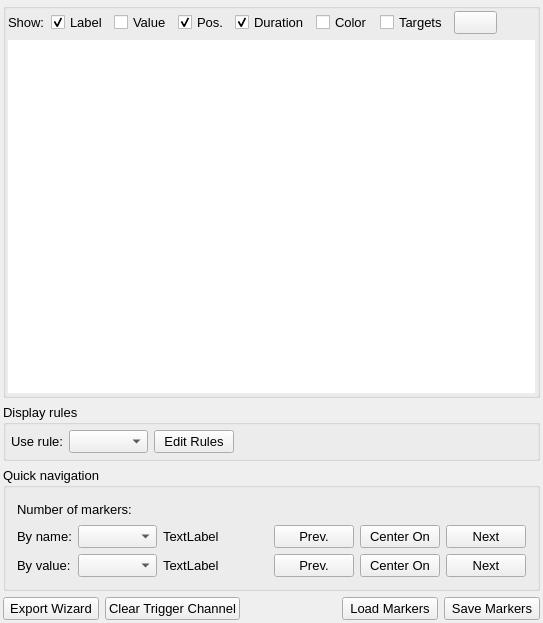
<?xml version="1.0" encoding="UTF-8"?>
<ui version="4.0">
 <class>MarkersManagerSettingsClass</class>
 <widget class="QWidget" name="MarkersManagerSettingsClass">
  <property name="geometry">
   <rect>
    <x>0</x>
    <y>0</y>
    <width>543</width>
    <height>623</height>
   </rect>
  </property>
  <property name="sizePolicy">
   <sizepolicy hsizetype="Preferred" vsizetype="Preferred">
    <horstretch>0</horstretch>
    <verstretch>0</verstretch>
   </sizepolicy>
  </property>
  <property name="minimumSize">
   <size>
    <width>0</width>
    <height>0</height>
   </size>
  </property>
  <property name="maximumSize">
   <size>
    <width>16777215</width>
    <height>16777215</height>
   </size>
  </property>
  <property name="font">
   <font>
    <family>MS Shell Dlg 2</family>
    <pointsize>10</pointsize>
   </font>
  </property>
  <property name="windowTitle">
   <string>Markers Manager</string>
  </property>
  <property name="windowIcon">
   <iconset>
    <normaloff>:/images/AnyWave_logo.jpg</normaloff>:/images/AnyWave_logo.jpg</iconset>
  </property>
  <layout class="QVBoxLayout" name="verticalLayout_3">
   <property name="leftMargin">
    <number>3</number>
   </property>
   <property name="topMargin">
    <number>3</number>
   </property>
   <property name="rightMargin">
    <number>3</number>
   </property>
   <property name="bottomMargin">
    <number>3</number>
   </property>
   <item>
    <layout class="QVBoxLayout" name="verticalLayout_2">
     <property name="sizeConstraint">
      <enum>QLayout::SetDefaultConstraint</enum>
     </property>
     <item>
      <widget class="QGroupBox" name="groupBox">
       <property name="sizePolicy">
        <sizepolicy hsizetype="Preferred" vsizetype="Expanding">
         <horstretch>0</horstretch>
         <verstretch>0</verstretch>
        </sizepolicy>
       </property>
       <property name="title">
        <string/>
       </property>
       <layout class="QGridLayout" name="gridLayout_4">
        <property name="leftMargin">
         <number>2</number>
        </property>
        <property name="topMargin">
         <number>2</number>
        </property>
        <property name="rightMargin">
         <number>2</number>
        </property>
        <property name="bottomMargin">
         <number>2</number>
        </property>
        <item row="0" column="0">
         <layout class="QHBoxLayout" name="horizontalLayout_4">
          <item>
           <widget class="QLabel" name="label_5">
            <property name="text">
             <string>Show:</string>
            </property>
           </widget>
          </item>
          <item>
           <widget class="QCheckBox" name="checkLabel">
            <property name="text">
             <string>Label</string>
            </property>
            <property name="checked">
             <bool>true</bool>
            </property>
           </widget>
          </item>
          <item>
           <widget class="QCheckBox" name="checkValue">
            <property name="text">
             <string>Value</string>
            </property>
           </widget>
          </item>
          <item>
           <widget class="QCheckBox" name="checkPos">
            <property name="text">
             <string>Pos.</string>
            </property>
            <property name="checked">
             <bool>true</bool>
            </property>
           </widget>
          </item>
          <item>
           <widget class="QCheckBox" name="checkDuration">
            <property name="text">
             <string>Duration</string>
            </property>
            <property name="checked">
             <bool>true</bool>
            </property>
           </widget>
          </item>
          <item>
           <widget class="QCheckBox" name="checkColor">
            <property name="text">
             <string>Color</string>
            </property>
           </widget>
          </item>
          <item>
           <widget class="QCheckBox" name="checkTargets">
            <property name="text">
             <string>Targets</string>
            </property>
           </widget>
          </item>
          <item>
           <widget class="QPushButton" name="buttonHisto">
            <property name="toolTip">
             <string>Markers statistics</string>
            </property>
            <property name="text">
             <string/>
            </property>
            <property name="icon">
             <iconset resource="../../../resources/AnyWave.qrc">
              <normaloff>:/images/histogram.png</normaloff>:/images/histogram.png</iconset>
            </property>
            <property name="iconSize">
             <size>
              <width>32</width>
              <height>32</height>
             </size>
            </property>
           </widget>
          </item>
          <item>
           <spacer name="horizontalSpacer_6">
            <property name="orientation">
             <enum>Qt::Horizontal</enum>
            </property>
            <property name="sizeHint" stdset="0">
             <size>
              <width>40</width>
              <height>20</height>
             </size>
            </property>
           </spacer>
          </item>
         </layout>
        </item>
        <item row="1" column="0">
         <widget class="AwMarkerTableView" name="tvMarkers">
          <property name="sizePolicy">
           <sizepolicy hsizetype="Expanding" vsizetype="Expanding">
            <horstretch>0</horstretch>
            <verstretch>0</verstretch>
           </sizepolicy>
          </property>
          <property name="toolTip">
           <string>Markers currently shown depending on Display rule used</string>
          </property>
          <property name="frameShape">
           <enum>QFrame::NoFrame</enum>
          </property>
          <property name="frameShadow">
           <enum>QFrame::Plain</enum>
          </property>
          <property name="sizeAdjustPolicy">
           <enum>QAbstractScrollArea::AdjustToContentsOnFirstShow</enum>
          </property>
          <property name="autoScroll">
           <bool>true</bool>
          </property>
          <property name="editTriggers">
           <set>QAbstractItemView::AnyKeyPressed|QAbstractItemView::DoubleClicked|QAbstractItemView::EditKeyPressed</set>
          </property>
          <property name="dragEnabled">
           <bool>false</bool>
          </property>
          <property name="dragDropOverwriteMode">
           <bool>false</bool>
          </property>
          <property name="dragDropMode">
           <enum>QAbstractItemView::DragDrop</enum>
          </property>
          <property name="alternatingRowColors">
           <bool>true</bool>
          </property>
          <property name="selectionMode">
           <enum>QAbstractItemView::ExtendedSelection</enum>
          </property>
          <property name="selectionBehavior">
           <enum>QAbstractItemView::SelectRows</enum>
          </property>
          <property name="horizontalScrollMode">
           <enum>QAbstractItemView::ScrollPerItem</enum>
          </property>
          <property name="sortingEnabled">
           <bool>true</bool>
          </property>
          <property name="cornerButtonEnabled">
           <bool>false</bool>
          </property>
          <attribute name="horizontalHeaderCascadingSectionResizes">
           <bool>true</bool>
          </attribute>
          <attribute name="horizontalHeaderDefaultSectionSize">
           <number>100</number>
          </attribute>
          <attribute name="horizontalHeaderMinimumSectionSize">
           <number>100</number>
          </attribute>
          <attribute name="horizontalHeaderStretchLastSection">
           <bool>true</bool>
          </attribute>
          <attribute name="verticalHeaderVisible">
           <bool>false</bool>
          </attribute>
         </widget>
        </item>
       </layout>
      </widget>
     </item>
     <item>
      <widget class="QGroupBox" name="groupBoxDisplayRules">
       <property name="sizePolicy">
        <sizepolicy hsizetype="Preferred" vsizetype="Preferred">
         <horstretch>0</horstretch>
         <verstretch>0</verstretch>
        </sizepolicy>
       </property>
       <property name="title">
        <string>Display rules</string>
       </property>
       <layout class="QGridLayout" name="gridLayout">
        <property name="leftMargin">
         <number>5</number>
        </property>
        <property name="topMargin">
         <number>5</number>
        </property>
        <property name="rightMargin">
         <number>5</number>
        </property>
        <property name="bottomMargin">
         <number>5</number>
        </property>
        <item row="0" column="0">
         <layout class="QHBoxLayout" name="horizontalLayout_2">
          <item>
           <widget class="QLabel" name="label">
            <property name="sizePolicy">
             <sizepolicy hsizetype="Preferred" vsizetype="Preferred">
              <horstretch>0</horstretch>
              <verstretch>0</verstretch>
             </sizepolicy>
            </property>
            <property name="text">
             <string>Use rule:</string>
            </property>
            <property name="scaledContents">
             <bool>true</bool>
            </property>
           </widget>
          </item>
          <item>
           <widget class="QComboBox" name="comboFilters">
            <property name="sizePolicy">
             <sizepolicy hsizetype="Preferred" vsizetype="Preferred">
              <horstretch>0</horstretch>
              <verstretch>0</verstretch>
             </sizepolicy>
            </property>
            <property name="sizeAdjustPolicy">
             <enum>QComboBox::AdjustToContents</enum>
            </property>
           </widget>
          </item>
          <item>
           <widget class="QPushButton" name="buttonEditRules">
            <property name="sizePolicy">
             <sizepolicy hsizetype="Preferred" vsizetype="Preferred">
              <horstretch>0</horstretch>
              <verstretch>0</verstretch>
             </sizepolicy>
            </property>
            <property name="text">
             <string>Edit Rules</string>
            </property>
           </widget>
          </item>
          <item>
           <spacer name="horizontalSpacer_2">
            <property name="orientation">
             <enum>Qt::Horizontal</enum>
            </property>
            <property name="sizeHint" stdset="0">
             <size>
              <width>40</width>
              <height>20</height>
             </size>
            </property>
           </spacer>
          </item>
         </layout>
        </item>
       </layout>
      </widget>
     </item>
     <item>
      <widget class="QGroupBox" name="groupBoxQuickNav">
       <property name="title">
        <string>Quick navigation</string>
       </property>
       <layout class="QGridLayout" name="gridLayout_3">
        <item row="0" column="0">
         <layout class="QVBoxLayout" name="verticalLayout">
          <item>
           <layout class="QHBoxLayout" name="horizontalLayout_3">
            <item>
             <widget class="QLabel" name="label_2">
              <property name="text">
               <string>Number of markers:</string>
              </property>
              <property name="scaledContents">
               <bool>true</bool>
              </property>
             </widget>
            </item>
            <item>
             <widget class="QLabel" name="labelTotal">
              <property name="sizePolicy">
               <sizepolicy hsizetype="Expanding" vsizetype="Preferred">
                <horstretch>0</horstretch>
                <verstretch>0</verstretch>
               </sizepolicy>
              </property>
              <property name="styleSheet">
               <string notr="true">color: rgb(0, 85, 255);</string>
              </property>
              <property name="text">
               <string/>
              </property>
             </widget>
            </item>
            <item>
             <spacer name="horizontalSpacer_3">
              <property name="orientation">
               <enum>Qt::Horizontal</enum>
              </property>
              <property name="sizeHint" stdset="0">
               <size>
                <width>40</width>
                <height>20</height>
               </size>
              </property>
             </spacer>
            </item>
           </layout>
          </item>
          <item>
           <layout class="QGridLayout" name="gridLayout_2">
            <item row="0" column="0">
             <widget class="QLabel" name="label_3">
              <property name="text">
               <string>By name:</string>
              </property>
             </widget>
            </item>
            <item row="0" column="1">
             <widget class="QComboBox" name="comboNames">
              <property name="sizePolicy">
               <sizepolicy hsizetype="Expanding" vsizetype="Preferred">
                <horstretch>0</horstretch>
                <verstretch>0</verstretch>
               </sizepolicy>
              </property>
              <property name="sizeAdjustPolicy">
               <enum>QComboBox::AdjustToContents</enum>
              </property>
             </widget>
            </item>
            <item row="0" column="2">
             <widget class="QLabel" name="labelNames">
              <property name="sizePolicy">
               <sizepolicy hsizetype="Expanding" vsizetype="Preferred">
                <horstretch>0</horstretch>
                <verstretch>0</verstretch>
               </sizepolicy>
              </property>
              <property name="text">
               <string>TextLabel</string>
              </property>
             </widget>
            </item>
            <item row="0" column="3">
             <spacer name="horizontalSpacer_4">
              <property name="orientation">
               <enum>Qt::Horizontal</enum>
              </property>
              <property name="sizeHint" stdset="0">
               <size>
                <width>13</width>
                <height>20</height>
               </size>
              </property>
             </spacer>
            </item>
            <item row="0" column="4">
             <widget class="QPushButton" name="buttonPrevName">
              <property name="sizePolicy">
               <sizepolicy hsizetype="Expanding" vsizetype="Preferred">
                <horstretch>0</horstretch>
                <verstretch>0</verstretch>
               </sizepolicy>
              </property>
              <property name="text">
               <string>Prev.</string>
              </property>
             </widget>
            </item>
            <item row="0" column="5">
             <widget class="QPushButton" name="buttonGoName">
              <property name="sizePolicy">
               <sizepolicy hsizetype="Expanding" vsizetype="Preferred">
                <horstretch>0</horstretch>
                <verstretch>0</verstretch>
               </sizepolicy>
              </property>
              <property name="text">
               <string>Center On</string>
              </property>
             </widget>
            </item>
            <item row="0" column="6">
             <widget class="QPushButton" name="buttonNextName">
              <property name="sizePolicy">
               <sizepolicy hsizetype="Expanding" vsizetype="Preferred">
                <horstretch>0</horstretch>
                <verstretch>0</verstretch>
               </sizepolicy>
              </property>
              <property name="text">
               <string>Next</string>
              </property>
             </widget>
            </item>
            <item row="1" column="0">
             <widget class="QLabel" name="label_4">
              <property name="text">
               <string>By value:</string>
              </property>
             </widget>
            </item>
            <item row="1" column="1">
             <widget class="QComboBox" name="comboValues">
              <property name="sizePolicy">
               <sizepolicy hsizetype="Expanding" vsizetype="Preferred">
                <horstretch>0</horstretch>
                <verstretch>0</verstretch>
               </sizepolicy>
              </property>
              <property name="sizeAdjustPolicy">
               <enum>QComboBox::AdjustToContents</enum>
              </property>
             </widget>
            </item>
            <item row="1" column="2">
             <widget class="QLabel" name="labelValues">
              <property name="sizePolicy">
               <sizepolicy hsizetype="Expanding" vsizetype="Preferred">
                <horstretch>0</horstretch>
                <verstretch>0</verstretch>
               </sizepolicy>
              </property>
              <property name="text">
               <string>TextLabel</string>
              </property>
             </widget>
            </item>
            <item row="1" column="3">
             <spacer name="horizontalSpacer_5">
              <property name="orientation">
               <enum>Qt::Horizontal</enum>
              </property>
              <property name="sizeHint" stdset="0">
               <size>
                <width>13</width>
                <height>20</height>
               </size>
              </property>
             </spacer>
            </item>
            <item row="1" column="4">
             <widget class="QPushButton" name="buttonPrevValue">
              <property name="sizePolicy">
               <sizepolicy hsizetype="Expanding" vsizetype="Preferred">
                <horstretch>0</horstretch>
                <verstretch>0</verstretch>
               </sizepolicy>
              </property>
              <property name="text">
               <string>Prev.</string>
              </property>
             </widget>
            </item>
            <item row="1" column="5">
             <widget class="QPushButton" name="buttonGoValue">
              <property name="sizePolicy">
               <sizepolicy hsizetype="Expanding" vsizetype="Preferred">
                <horstretch>0</horstretch>
                <verstretch>0</verstretch>
               </sizepolicy>
              </property>
              <property name="text">
               <string>Center On</string>
              </property>
             </widget>
            </item>
            <item row="1" column="6">
             <widget class="QPushButton" name="buttonNextValue">
              <property name="sizePolicy">
               <sizepolicy hsizetype="Expanding" vsizetype="Preferred">
                <horstretch>0</horstretch>
                <verstretch>0</verstretch>
               </sizepolicy>
              </property>
              <property name="text">
               <string>Next</string>
              </property>
             </widget>
            </item>
           </layout>
          </item>
         </layout>
        </item>
       </layout>
      </widget>
     </item>
     <item>
      <layout class="QHBoxLayout" name="horizontalLayout">
       <item>
        <widget class="QPushButton" name="buttonExportWizard">
         <property name="sizePolicy">
          <sizepolicy hsizetype="Expanding" vsizetype="Preferred">
           <horstretch>0</horstretch>
           <verstretch>0</verstretch>
          </sizepolicy>
         </property>
         <property name="text">
          <string>Export Wizard</string>
         </property>
        </widget>
       </item>
       <item>
        <widget class="QPushButton" name="buttonClearTriggerChannel">
         <property name="sizePolicy">
          <sizepolicy hsizetype="Expanding" vsizetype="Preferred">
           <horstretch>0</horstretch>
           <verstretch>0</verstretch>
          </sizepolicy>
         </property>
         <property name="toolTip">
          <string>Overwrite currently open file's trigger channel with zeros.</string>
         </property>
         <property name="text">
          <string>Clear Trigger Channel</string>
         </property>
        </widget>
       </item>
       <item>
        <spacer name="horizontalSpacer">
         <property name="orientation">
          <enum>Qt::Horizontal</enum>
         </property>
         <property name="sizeHint" stdset="0">
          <size>
           <width>40</width>
           <height>20</height>
          </size>
         </property>
        </spacer>
       </item>
       <item>
        <widget class="QPushButton" name="buttonLoad">
         <property name="sizePolicy">
          <sizepolicy hsizetype="Expanding" vsizetype="Preferred">
           <horstretch>0</horstretch>
           <verstretch>0</verstretch>
          </sizepolicy>
         </property>
         <property name="text">
          <string>Load Markers</string>
         </property>
        </widget>
       </item>
       <item>
        <widget class="QPushButton" name="buttonSave">
         <property name="sizePolicy">
          <sizepolicy hsizetype="Expanding" vsizetype="Preferred">
           <horstretch>0</horstretch>
           <verstretch>0</verstretch>
          </sizepolicy>
         </property>
         <property name="text">
          <string>Save Markers</string>
         </property>
        </widget>
       </item>
      </layout>
     </item>
    </layout>
   </item>
  </layout>
 </widget>
 <layoutdefault spacing="6" margin="11"/>
 <customwidgets>
  <customwidget>
   <class>AwMarkerTableView</class>
   <extends>QTableView</extends>
   <header>Marker/AwMarkerTableView.h</header>
  </customwidget>
 </customwidgets>
 <resources>
  <include location="../../../resources/AnyWave.qrc"/>
 </resources>
 <connections/>
 <slots>
  <slot>clearTriggerChannel()</slot>
 </slots>
</ui>
